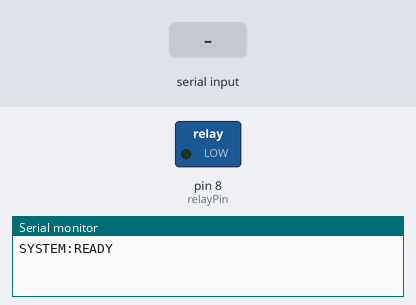
The sketch below on a simulated Arduino Uno, built with avr-gcc and run on an emulated ATmega328P. Parts: switched loads named in the sketch (green lamp = pin HIGH), the last lines printed to the serial monitor. The test bench sets the inputs (shaded band).

Above: at 1.3 s.
1.4 s: "1" received over Serial
At 2.2 s:
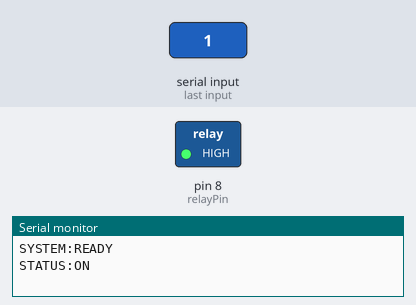
2.9 s: "0" received over Serial
At 3.4 s:
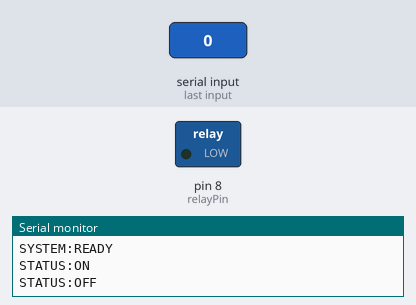
Timing chart, 0 to 5.9 s (numbered marks = the images above; inputs shaded):
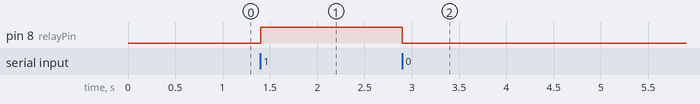

Measured:
- after the input at 1.4 s, pin 8 (relayPin): LOW → HIGH at once
- after the input at 2.9 s, pin 8 (relayPin): HIGH → LOW at once

The sketch:

sketch_mar14a.ino
```cpp
// Дефинираме пина, към който е свързано релето
const int relayPin = 8;

// Променлива, която пази текущото състояние (за да можем да го връщаме при заявка)
int relayState = LOW;

void setup() {
  // Настройваме пина на релето като изход
  pinMode(relayPin, OUTPUT);

  // Гарантираме, че при рестарт на Arduino, релето е изключено
  digitalWrite(relayPin, LOW);

  // Стартираме серийната комуникация със скорост 9600 бода
  Serial.begin(9600);

  // Изчакваме малко портът да се инициализира
  delay(100);
  Serial.println("SYSTEM:READY");
}

void loop() {
  // Проверяваме дали има получени данни по серийния порт
  if (Serial.available() > 0) {

    // Четем един символ от буфера
    char command = Serial.read();

    // Обработваме командата
    if (command == '1') {
      digitalWrite(relayPin, HIGH);
      relayState = HIGH;
      Serial.println("STATUS:ON"); // Връщаме потвърждение към Python

    } else if (command == '0') {
      digitalWrite(relayPin, LOW);
      relayState = LOW;
      Serial.println("STATUS:OFF"); // Връщаме потвърждение към Python

    } else if (command == '?') {
       // Връщаме текущия статус без да го променяме
       Serial.print("STATUS:");
       Serial.println(relayState == HIGH ? "ON" : "OFF");
    }
    // Забележка: Всички други символи (като празни интервали или нови редове)
    // ще бъдат игнорирани, което прави кода по-устойчив на грешки.
  }
}
```
